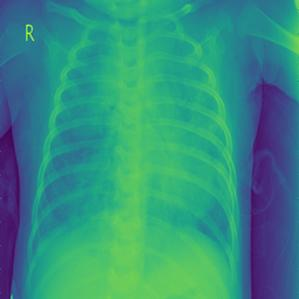
#> input picture pneumonia/1.jpg, 299 x 299 px; its folder holds only this picture in this run
$ python index.py
#> lines starting #> are read from the running program, lines starting #| are printed output that depends on the picture
import os
import cv2
import numpy as np
import matplotlib.pyplot as plt

def add_gaussian_noise(image, mean=0, std=0.06*255):
    gaussian_noise = np.random.normal(mean, std, image.shape).astype(np.float32)
    noisy_image = cv2.add(image.astype(np.float32), gaussian_noise)
    noisy_image = np.clip(noisy_image, 0, 255).astype(np.uint8)  # Ensure pixel values are valid
    return noisy_image

def apply_gaussian_convolution(image, kernel_size=(5, 5), sigma=1.0):
    return cv2.GaussianBlur(image, kernel_size, sigma)

def apply_clahe(image):
    clahe = cv2.createCLAHE(clipLimit=2.0, tileGridSize=(8, 8))
    return clahe.apply(image)

def calculate_psnr(original, processed):
    mse = np.mean((original - processed) ** 2)
    if mse == 0:
        return float('inf')  # PSNR is infinite if no difference
    max_pixel = 255.0
    psnr = 20 * np.log10(max_pixel / np.sqrt(mse))
    return psnr

def calculate_mse(original, processed):
    return np.mean((original - processed) ** 2)

def process_images_in_folder(folder_path):
#> called with folder_path = 'pneumonia'
    for filename in os.listdir(folder_path):
        if filename.endswith(('.png', '.jpg', '.jpeg')):
            image_path = os.path.join(folder_path, filename)

            # 1. Load Dataset (Chest X-Ray Viral Pneumonia)
            image = cv2.imread(image_path)
#> image is the input picture: shape (299, 299, 3); mean B, G, R 127.4, 143.2, 51.3

            if image is None:
                print(f"Failed to load {filename}")
                continue

            gray_image = cv2.cvtColor(image, cv2.COLOR_BGR2GRAY)
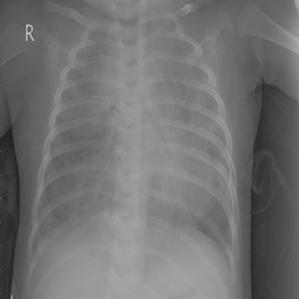
#> gray_image: shape (299, 299); min 27, max 215, mean 113.9
            noisy_image = add_gaussian_noise(gray_image)
#> in add_gaussian_noise, `noisy_image = cv2.add(image.astype(np.float32), gaussian_noise)`:
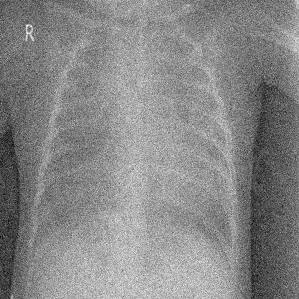
#> noisy_image: shape (299, 299) float32; min -8.63, max 222.5, mean 113.9; drawn with min black and max white
#> in add_gaussian_noise, `noisy_image = np.clip(noisy_image, 0, 255).astype(np.uint8)`:
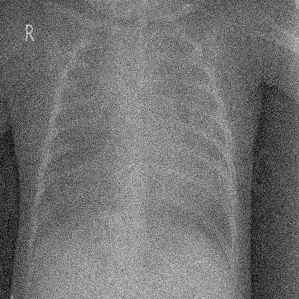
#> noisy_image: shape (299, 299); min 0, max 222, mean 113.4
            blurred_image = apply_gaussian_convolution(noisy_image)
            clahe_image = apply_clahe(blurred_image)
#> in apply_clahe, `return clahe.apply(image)`:
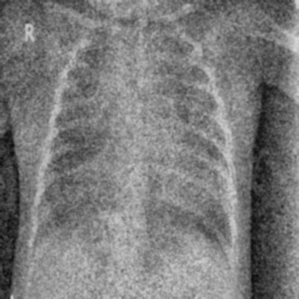
#> returned value: shape (299, 299); min 15, max 215, mean 123.3
            gray_original_resized = cv2.resize(gray_image, (clahe_image.shape[1], clahe_image.shape[0]))

            psnr_value = calculate_psnr(gray_original_resized, clahe_image)
#> in calculate_psnr, `mse = np.mean((original - processed) ** 2)`: mse = 86.77
#> in calculate_psnr, `psnr = 20 * np.log10(max_pixel / np.sqrt(mse))`: psnr = 28.75
#> psnr_value = 28.75
            mse_value = calculate_mse(gray_original_resized, clahe_image)
#> mse_value = 86.77

            print(f"Image: {filename} - PSNR: {psnr_value:.2f} dB, MSE: {mse_value:.2f}")
#| Image: 1.jpg - PSNR: 28.75 dB, MSE: 86.77

            plt.figure(figsize=(15, 5))
            plt.subplots_adjust(wspace=0.4, hspace=0.4)

            plt.subplot(2, 4, 1)
            plt.title(f'Original Image - {filename}')
            plt.imshow(cv2.cvtColor(image, cv2.COLOR_BGR2RGB))
            plt.axis('off')

            plt.subplot(2, 4, 2)
            plt.title('Grayscale + Gaussian Noise 0.6')
            plt.imshow(noisy_image, cmap='gray')
            plt.axis('off')

            plt.subplot(2, 4, 3)
            plt.title('Gaussian Convolution')
            plt.imshow(blurred_image, cmap='gray')
            plt.axis('off')

            plt.subplot(2, 4, 4)
            plt.title('Processed Image (CLAHE)')
            plt.imshow(clahe_image, cmap='gray')
            plt.axis('off')

            plt.subplot(2, 4, 5)
            plt.title('Histogram of Original Image')
            plt.hist(image.ravel(), bins=256, range=[0, 256])
            plt.xlabel('Pixel Intensity')
            plt.ylabel('Frequency')

            plt.subplot(2, 4, 6)
            plt.title('Histogram of Noisy Image')
            plt.hist(noisy_image.ravel(), bins=256, range=[0, 256])
            plt.xlabel('Pixel Intensity')
            plt.ylabel('Frequency')

            plt.subplot(2, 4, 7)
            plt.title('Histogram of Gaussian Convolution')
            plt.hist(blurred_image.ravel(), bins=256, range=[0, 256])
            plt.xlabel('Pixel Intensity')
            plt.ylabel('Frequency')

            plt.subplot(2, 4, 8)
            plt.title('Histogram of CLAHE')
            plt.hist(clahe_image.ravel(), bins=256, range=[0, 256])
            plt.xlabel('Pixel Intensity')
            plt.ylabel('Frequency')

            plt.show()
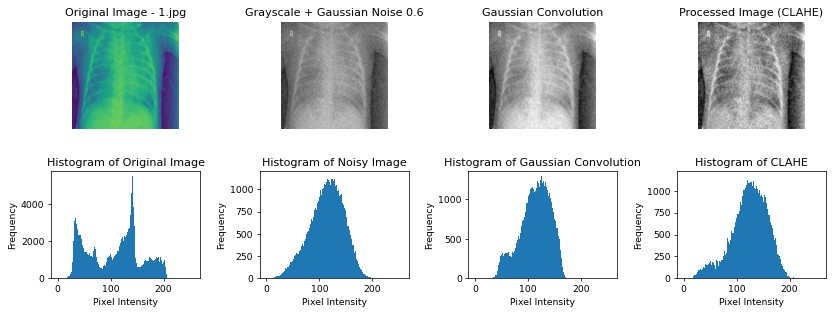
#> figure drawn by matplotlib, 8 panels; panel 5: tallest bar 5517 high, from x = 141 to 142; panel 6: tallest bar 1144 high, from x = 123 to 124; panel 7: tallest bar 1290 high, from x = 125 to 126; panel 8: tallest bar 1162 high, from x = 123 to 124

folder_path = 'pneumonia'
process_images_in_folder(folder_path)

$ run again, on pneumonia/5.jpg
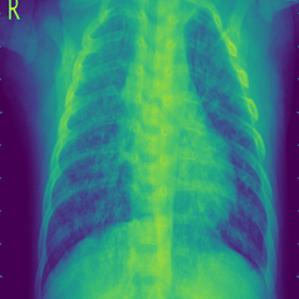
#> input picture pneumonia/5.jpg, 299 x 299 px
#> in process_images_in_folder, image is the input picture: shape (299, 299, 3); mean B, G, R 121.6, 124.9, 57.2
#> in add_gaussian_noise, `noisy_image = np.clip(noisy_image, 0, 255).astype(np.uint8)`:
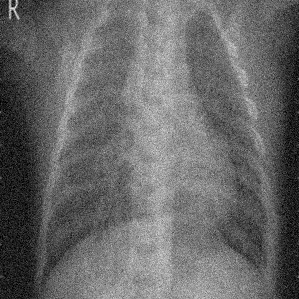
#> noisy_image: shape (299, 299); min 0, max 224, mean 103.8
#> in apply_clahe, `return clahe.apply(image)`:
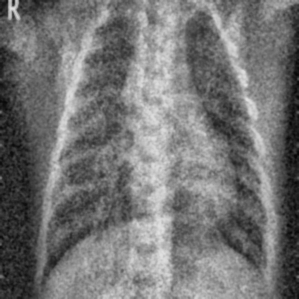
#> returned value: shape (299, 299); min 7, max 225, mean 116.5
#> mse = 93.77
#> psnr = 28.41
#> mse_value = 93.77
#| Image: 5.jpg - PSNR: 28.41 dB, MSE: 93.77

$ run again, on pneumonia/2.jpg
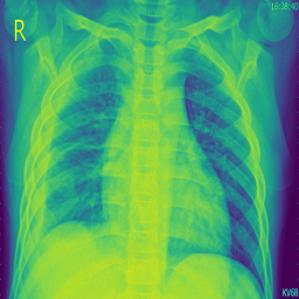
#> input picture pneumonia/2.jpg, 299 x 299 px
#> in process_images_in_folder, image is the input picture: shape (299, 299, 3); mean B, G, R 107.9, 165, 78.7
#> in add_gaussian_noise, `noisy_image = np.clip(noisy_image, 0, 255).astype(np.uint8)`:
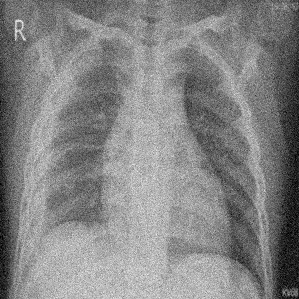
#> noisy_image: shape (299, 299); min 0, max 241, mean 132.2
#> in apply_clahe, `return clahe.apply(image)`:
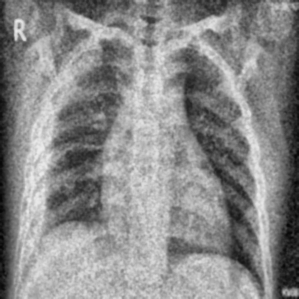
#> returned value: shape (299, 299); min 5, max 237, mean 137.9
#> mse = 93.23
#> psnr = 28.44
#> mse_value = 93.23
#| Image: 2.jpg - PSNR: 28.44 dB, MSE: 93.23

$ run again, on pneumonia/3.jpg
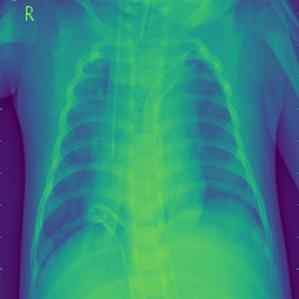
#> input picture pneumonia/3.jpg, 299 x 299 px
#> in process_images_in_folder, image is the input picture: shape (299, 299, 3); mean B, G, R 127.8, 135.6, 50.6
#> in add_gaussian_noise, `noisy_image = np.clip(noisy_image, 0, 255).astype(np.uint8)`:
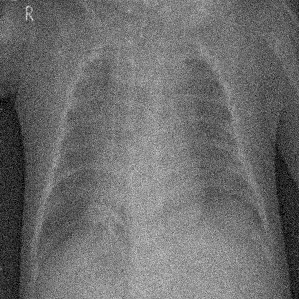
#> noisy_image: shape (299, 299); min 0, max 225, mean 108.8
#> in apply_clahe, `return clahe.apply(image)`:
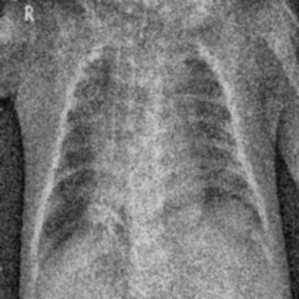
#> returned value: shape (299, 299); min 10, max 207, mean 120
#> mse = 88.58
#> psnr = 28.66
#> mse_value = 88.58
#| Image: 3.jpg - PSNR: 28.66 dB, MSE: 88.58
